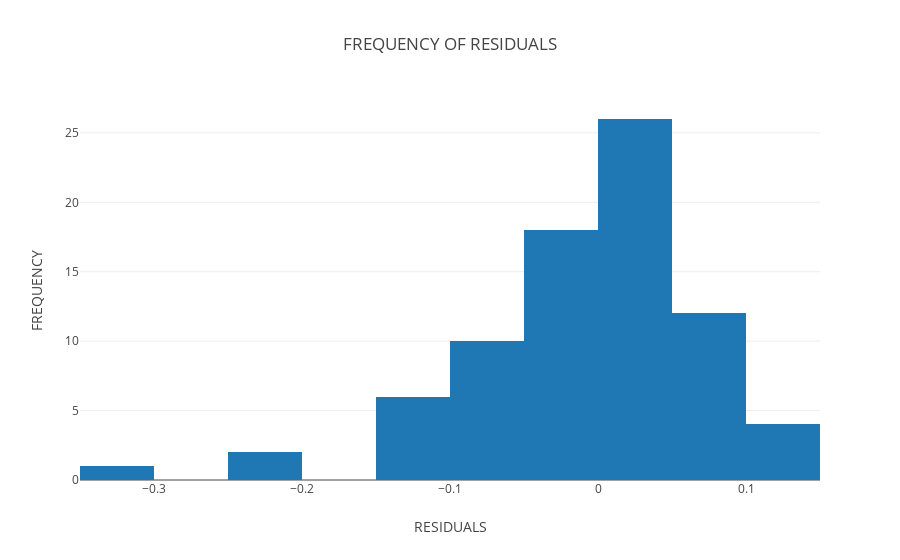

Here is the notebook cell this chart was saved with:
### Markdown cell above
## HISTOGRAM FOR OLS ##

### Code cell
data = [go.Histogram(x=((predict_ols - Y_test)))]
layout = go.Layout(
    title = 'FREQUENCY OF RESIDUALS',
    xaxis = dict(
        title = 'RESIDUALS'
    ),
    yaxis = dict(
        title = 'FREQUENCY'
    )
)
fig = go.Figure(data = data, layout = layout)
plot.iplot(fig, filename = 'OLS_HISTOGRAM_MPG')

### Figure 1 — Plotly figure (JSON) as saved in the notebook; plotly's stock layout.template omitted (floating-point values rounded to 4 significant figures)
{"data": [{"type": "histogram", "x": [0.03821, 0.05874, 0.04015, -0.09761, 0.007363, 0.004694, 0.01395, -0.02722, -0.1162, 0.1157, -0.05946, -0.07652, -0.02771, -0.04261, -0.1084, 0.1217, 0.04786, 0.03658, -0.2423, -0.01802, -0.04674, -0.1272, 0.05168, -0.3064, 0.04601, -0.1175, 0.06313, -0.02973, -0.03314, 0.04234, 0.1061, -0.2167, 0.01477, 0.03355, -0.005469, -0.1401, -0.0702, 0.04546, 0.06909, 0.05809, 0.03355, -0.04362, 0.1215, 0.03116, 0.00845, -0.03542, 0.02142, -0.02048, 0.01471, 0.002308, -0.002632, -0.05491, 0.07244, -0.02645, -0.1457, 0.01376, -0.01133, -0.007674, 0.02595, -0.04759, -0.0584, -0.03463, 0.04175, 0.02962, 0.0538, 0.04701, 0.05874, -0.08547, -0.05843, -0.03065, 0.03034, 0.05654, 0.07468, -0.0923, 0.04472, 0.06616, -0.06593, 0.08013, 0.02275]}], "layout": {"title": "FREQUENCY OF RESIDUALS", "xaxis": {"title": "RESIDUALS"}, "yaxis": {"title": "FREQUENCY"}}}
